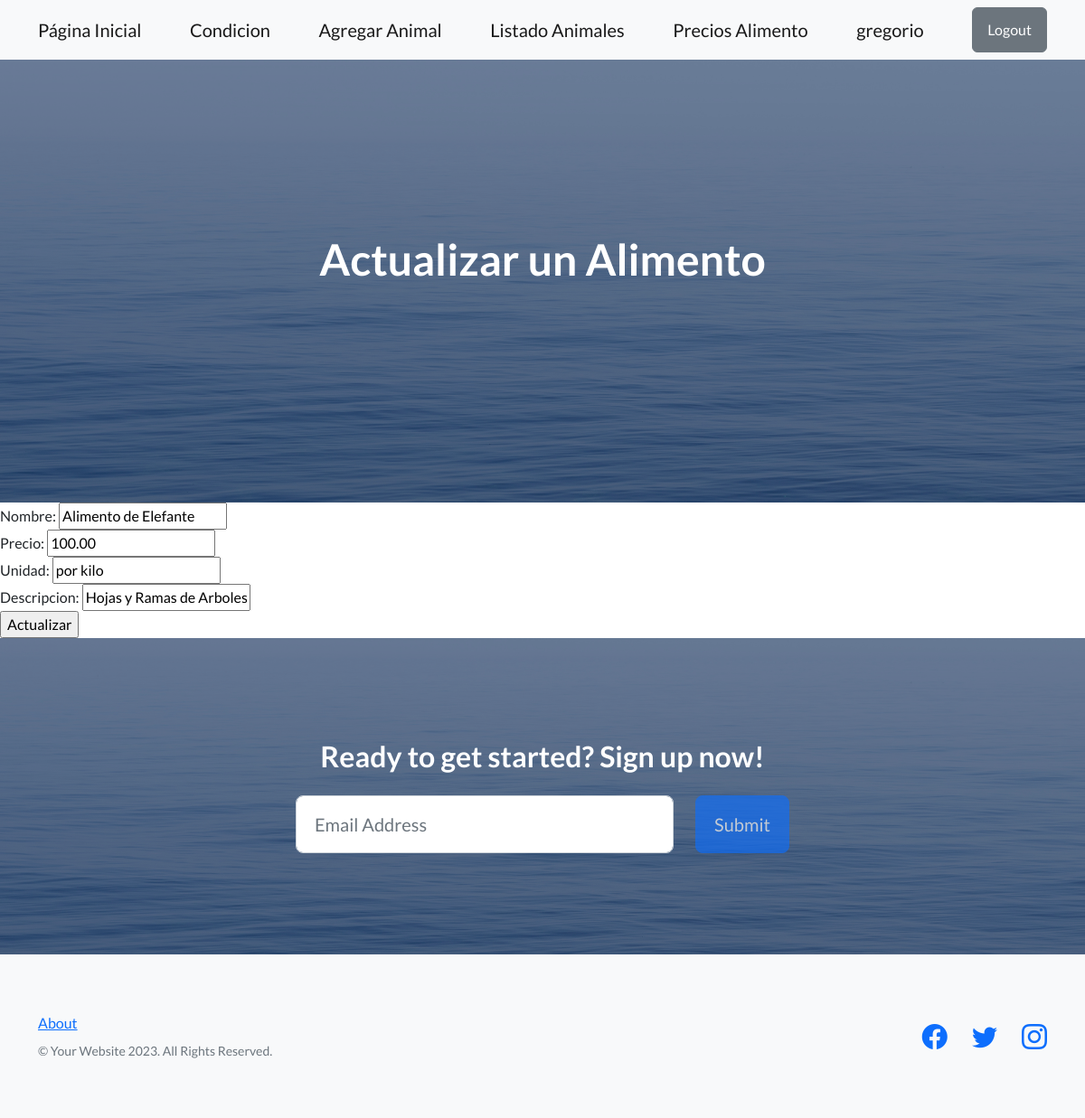
Page /precios/2/actualizar/ (signed in) on the committed database.
### precios/models.py (models this page shows, shortened)
class Alimento(models.Model):
    nombre = models.CharField(max_length=100)
    precio = models.DecimalField(max_digits=10, decimal_places=2)
    unidad = models.CharField(max_length=30)
    descripcion = models.CharField(max_length=200)

### precios/views.py (the view)
# urls.py: path('<int:pk>/actualizar/', views.Actualizar_Alimento.as_view(), name='actualizar_alimento'),
class Actualizar_Alimento(LoginRequiredMixin, UpdateView):
    model = Alimento
    template_name = "actualizar_alimento.html"
    fields = ['nombre', 'precio', 'unidad', 'descripcion']
    success_url = reverse_lazy('precios:lista_precios')

### templates/actualizar_alimento.html (shortened to what this page needs)
{% extends "main_template.html" %}
{% block texto_principal %}
    Actualizar un Alimento
{% endblock texto_principal %}
{% block main_content %}
<form action={% url "precios:actualizar_alimento" alimento.id %} method="POST">
{{form}}
    <input type="submit" value="Actualizar">
</form>
{% endblock main_content %}

### templates/main_template.html (shortened to what this page needs)
<!DOCTYPE html>
<html lang="en">
    {% load static %}
    <head>
        <link href="https://cdn.jsdelivr.net/npm/bootstrap-icons@1.5.0/font/bootstrap-icons.css" rel="stylesheet" type="text/css" />
        <link href={% static "css/styles.css"%} rel="stylesheet" />
    </head>
    <body>
        <nav class="navbar navbar-light bg-light static-top">
            <div class="container">
                <a class= "navbar-brand" href={% url "app_inicial:inicio"%}>Página Inicial</a>
                <a class= "navbar-brand" href={% url "app_inicial:condicion_y_bucle"%}>Condicion</a>
                {% if request.user.is_authenticated %}
                <a class= "navbar-brand" href={% url "app_inicial:crear_animal"%}>Agregar Animal</a>
                <a class= "navbar-brand" href={% url "app_inicial:listado_animales"%}>Listado Animales</a>
                <a class= "navbar-brand" href={% url "precios:lista_precios"%}>Precios Alimento</a>
                <a class= "navbar-brand" href='#'>{{request.user.username}}</a>
                <form action={% url "usuarios:logout" %}  method="POST">
                   <input class="btn btn-secondary" type="submit" value="Logout">
                </form>
                {% else %}
                <a class="btn btn-primary" href={% url "usuarios:login"%}> Login</a>
                <a class="btn btn-info" href={% url "usuarios:registro"%}> Registrarse</a>
                {% endif %}
            </div>
        </nav>
        <header class="masthead">
            <div class="container position-relative">
                <div class="row justify-content-center">
                    <div class="col-xl-6">
                        <div class="text-center text-white">
                            <h1 class="mb-5">
                                {% block texto_principal %}{% endblock texto_principal%}
                            </h1>
                        </div>
                    </div>
                </div>
            </div>
        </header>
        <main>
            {% block main_content %}{% endblock main_content %}
        <main>
        <section class="call-to-action text-white text-center" id="signup">
            <div class="container position-relative">
                <div class="row justify-content-center">
                    <div class="col-xl-6">
                        <h2 class="mb-4">Ready to get started? Sign up now!</h2>
                        <form class="form-subscribe" id="contactFormFooter" data-sb-form-api-token="API_TOKEN">
                            <div class="row">
                                <div class="col">
                                    <input class="form-control form-control-lg" id="emailAddressBelow" type="email" placeholder="Email Address" data-sb-validations="required,email" />
                                </div>
                                <div class="col-auto"><button class="btn btn-primary btn-lg disabled" id="submitButton" type="submit">Submit</button></div>
                            </div>
                        </form>
                    </div>
                </div>
            </div>
        </section>
        <footer class="footer bg-light">
            <div class="container">
                <div class="row">
                    <div class="col-lg-6 h-100 text-center text-lg-start my-auto">
                        <ul class="list-inline mb-2">
                            <li class="list-inline-item"><a href="#!">About</a></li>
                        </ul>
                        <p class="text-muted small mb-4 mb-lg-0">&copy; Your Website 2023. All Rights Reserved.</p>
                    </div>
                    <div class="col-lg-6 h-100 text-center text-lg-end my-auto">
                        <ul class="list-inline mb-0">
                            <li class="list-inline-item me-4">
                                <a href="#!"><i class="bi-facebook fs-3"></i></a>
                            </li>
                            <li class="list-inline-item me-4">
                                <a href="#!"><i class="bi-twitter fs-3"></i></a>
                            </li>
                            <li class="list-inline-item">
                                <a href="#!"><i class="bi-instagram fs-3"></i></a>
                            </li>
                        </ul>
                    </div>
                </div>
            </div>
        </footer>
    </body>
</html>

### rows in the picture
Alimento: nombre "Alimento de Elefante", precio "100.00", unidad "por kilo", descripcion "Hojas y Ramas de Arboles"

### other values in the picture
{{ request.user.username }} "gregorio"
